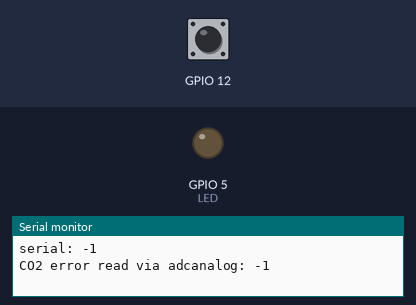
This program was run on a simulated ESP32. Parts: output pins drawn as LEDs (lit = HIGH), the last lines printed to the serial monitor. Inputs (shaded band) come from the test bench; at power-on: GPIO 12 LOW.

Above: at 1.2 s.
1.3 s: GPIO 12 pulsed HIGH 2 times (0.12 s each, 0.3 s apart)
At 5.5 s:
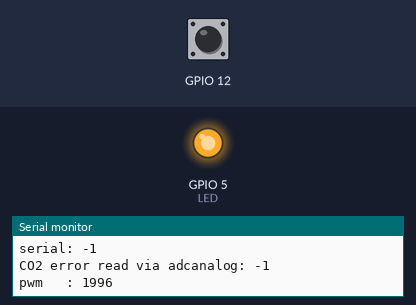
Timing chart, 0 to 8.1 s (numbered marks = the images above; inputs shaded):
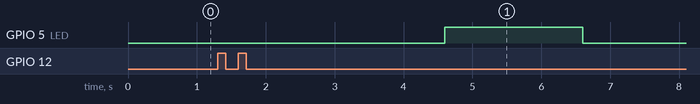

The program:

main.cpp
```cpp
#include <Arduino.h>

#include "co2FromSerial.h"
#include "co2FromAdc.h"
#include "co2FromPwm.h"

// References
// http://www.winsen-sensor.com/d/files/infrared-gas-sensor/mh-z14a_co2-manual-v1_01.pdf
// http://www.winsen-sensor.com/d/files/PDF/Infrared%20Gas%20Sensor/NDIR%20CO2%20SENSOR/MH-Z14%20CO2%20V2.4.pdf

// connections:
HardwareSerial serialCo2(2); // RX(green) to GPIO 16, TX(blue) to GPIO 17
                             // analog (White) to GPIO 36 aka ADC1_CHANNEL_0
#define PWM_CO2 12           // pwm (yellow) to GPIO 12
#define LED 5                // on board LED for Lolin32

Co2FromSerial co2FromSerial(serialCo2);
Co2FromAdc co2FromAdc;
Co2FromPwm co2FromPwm(PWM_CO2);

void setup()
{
  co2FromSerial.init();
  co2FromAdc.init();
  co2FromPwm.init();

  // others
  pinMode(LED, OUTPUT);
  digitalWrite(LED, LOW);
  Serial.begin(115200);

#ifdef PREHEATING
  int i;
  for (i = 0; i < 180; i++)
  {
    Serial.print(".");
    delay(1000);
  }
#endif
}

void loop()
{
  Serial.println(String("serial: ") + co2FromSerial.getCO2());
  Serial.println(String("analog: ") + co2FromAdc.getCO2());
  Serial.println(String("pwm   : ") + co2FromPwm.getCO2());
  Serial.println();
  delay(3000);
  digitalWrite(LED, HIGH);
  delay(2000);
  digitalWrite(LED, LOW);
}
```

co2FromAdc.cpp
```cpp
#include "co2FromAdc.h"
#include <Arduino.h>

void Co2FromAdc::init()
{
    adc1_config_width(ADC_WIDTH_BIT_11);                        //Range 10 - 0-1023 11 - 0-2047
    adc1_config_channel_atten(ADC1_CHANNEL_0, ADC_ATTEN_DB_11); //ADC_ATTEN_DB_11 = 0-3,6V (or 3.9V??)
    esp_adc_cal_get_characteristics(V_REF, ADC_ATTEN_DB_11, ADC_WIDTH_BIT_11, &characteristics);
}

int Co2FromAdc::getCO2()
{
    //Read analog
    // int readRaw = adc1_get_raw(ADC1_CHANNEL_0);
    // Serial.println(String("raw=") + readRaw);
    //Convert adc_reading to voltage in mV
    // float mVoltRaw = readRaw * (3900 / 2047.0);

    uint32_t mVoltRaw = adc1_to_voltage(ADC1_CHANNEL_0, &characteristics);
    if (mVoltRaw <= 200)
    {
        Serial.print("CO2 error read via adc");
        return -1;
    }
    if (mVoltRaw <= 400)
    {
        Serial.print("CO2 preheating");
        return -2;
    }
    // Serial.println(String("volt=") + mVoltRaw + "mV");

    // 0.4 V = 0ppm
    // 2V = 5000ppm
    float mVoltDiff = mVoltRaw - 400;
    // mVoltDiff - return ppm
    // 1600mV    - 5000ppm
    return (int)(mVoltDiff * 50.0 / 16.0);
}
```

co2FromAdc.h
```cpp
#ifndef _CO2_FROM_ADC_H_
#define _CO2_FROM_ADC_H_

#include <driver/adc.h>
#include "esp_adc_cal.h"

#define V_REF 1100

/**
   ADC1_CHANNEL_0 pin hardcoded, ie. GPIO_36
 */
class Co2FromAdc
{
private:
  esp_adc_cal_characteristics_t characteristics;

public:
  void init();
  int getCO2();
};

#endif /*_CO2_FROM_ADC_H_*/
```

co2FromPwm.cpp
```cpp
#include "co2FromPwm.h"

int Co2FromPwm::waitUntilHigh(uint8_t pin)
{
    int start = micros();
    while (digitalRead(pin) == LOW)
    {
        delay(1);
    }
    return micros() - start;
}

int Co2FromPwm::waitUntilLow(uint8_t pin)
{
    int start = micros();
    while (digitalRead(pin) == HIGH)
    {
        delay(1);
    }
    return micros() - start;
}

Co2FromPwm::Co2FromPwm(uint8_t pin) : pin(pin)
{
}

void Co2FromPwm::init()
{
    pinMode(pin, INPUT);
}

int Co2FromPwm::getCO2()
{
    //init
    if (digitalRead(pin) == LOW)
    {
        // it is low, so
        waitUntilHigh(pin);
    }
    else
    {
        // it is high
        waitUntilLow(pin);
        waitUntilHigh(pin);
    }
    //measure high then low
    int tH = waitUntilLow(pin);
    int tL = waitUntilHigh(pin);
    return (int)(5000.0 * (float)(tH - 2) / (float)(tH + tL - 4));
}
```

co2FromPwm.h
```cpp
#ifndef _CO2_FROM_PWM_H_
#define _CO2_FROM_PWM_H_

#include <Arduino.h>

class Co2FromPwm
{
  private:
    const uint8_t pin;

    int waitUntilLow(uint8_t pin);
    int waitUntilHigh(uint8_t pin);

  public:
    Co2FromPwm(uint8_t pin);
    void init();
    int getCO2();
};

#endif /*_CO2_FROM_PWM_H_*/
```

co2FromSerial.cpp
```cpp
#include "co2FromSerial.h"

const uint8_t Co2FromSerial::readCo2Cmd[] = {0xFF, 0x01, 0x86, 0x00, 0x00, 0x00, 0x00, 0x00, 0x79};

Co2FromSerial::Co2FromSerial(HardwareSerial serial) : serial(serial)
{
}

void Co2FromSerial::init()
{
    serial.begin(9600);  // communication for MH-Z14A
    clearSerialBuffer(); // read out garbage (i have no idea why but this is a must have for mobile battery operation)
}

void Co2FromSerial::clearSerialBuffer()
{
    uint8_t c;
    while (serial.available())
    {
        c = serial.read();
    }
}

int Co2FromSerial::getCO2()
{
    int returnnum = 0;
    uint16_t co2 = 0;
    uint8_t readBuffer[9] = {};
    int i;
    uint8_t checksum = 0;
    clearSerialBuffer();

    serial.write(readCo2Cmd, sizeof(readCo2Cmd));
    serial.setTimeout(300); //set 300msec timeout
    returnnum = serial.readBytes(readBuffer, sizeof(readBuffer));

    if ((readBuffer[0] == 0xFF) && (readBuffer[1] == 0x86))
    {
        for (i = 1; i < 8; i++)
        {
            checksum += readBuffer[i];
        }
        checksum = 0xff - checksum;
        checksum += 1;
#ifdef DEBUG
        Serial.println(checksum, HEX);
        for (i = 0; i < sizeof(readBuffer); i++)
        {
            Serial.print(readBuffer[i], HEX);
            Serial.print(" ");
        }
#endif
        if (readBuffer[8] != checksum)
        {
            Serial.println("check sum error");
            return (-1); // -1 indicates check sum error
        }
        co2 = (uint16_t)readBuffer[2] << 8;
        co2 += readBuffer[3];
        //    Serial.print("CO2 level(ppm):" );
        // Serial.println(co2);
        return co2;
    }
    else
    {
        return -1;
    }
}
```

co2FromSerial.h
```cpp
// (licence header left out)
#ifndef _CO2_FROM_SERIAL_H_
#define _CO2_FROM_SERIAL

#include <Arduino.h>

class Co2FromSerial
{
private:
  HardwareSerial serial;
  static const uint8_t readCo2Cmd[];
  void clearSerialBuffer();

public:
  Co2FromSerial(HardwareSerial serial);
  void init();
  int getCO2();
};

#endif /*_CO2_FROM_SERIAL*/
```

Measured:
- after the input at 1.3 s, GPIO 5 (LED): LOW → HIGH after 3.3 s, → LOW 2.0 s later
